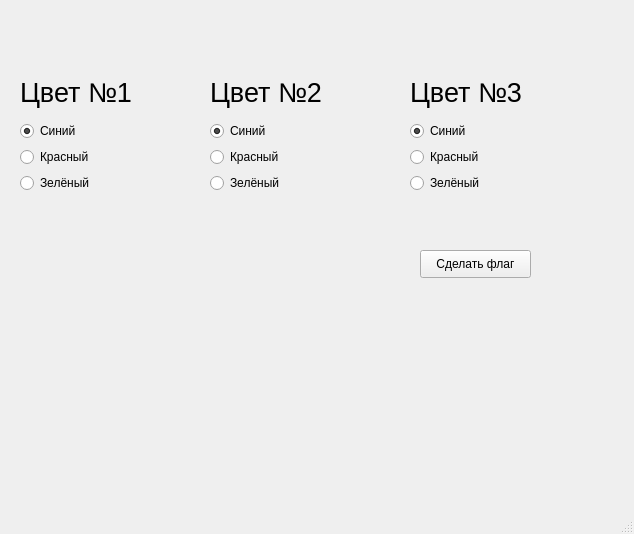
<?xml version="1.0" encoding="UTF-8"?>
<ui version="4.0">
 <class>MainWindow</class>
 <widget class="QMainWindow" name="MainWindow">
  <property name="geometry">
   <rect>
    <x>0</x>
    <y>0</y>
    <width>634</width>
    <height>534</height>
   </rect>
  </property>
  <property name="windowTitle">
   <string>MainWindow</string>
  </property>
  <widget class="QWidget" name="centralwidget">
   <widget class="QWidget" name="verticalLayoutWidget">
    <property name="geometry">
     <rect>
      <x>20</x>
      <y>70</y>
      <width>160</width>
      <height>123</height>
     </rect>
    </property>
    <layout class="QVBoxLayout" name="verticalLayout">
     <item>
      <widget class="QLabel" name="label">
       <property name="font">
        <font>
         <pointsize>20</pointsize>
        </font>
       </property>
       <property name="text">
        <string>Цвет №1</string>
       </property>
      </widget>
     </item>
     <item>
      <widget class="QRadioButton" name="radioButton_3">
       <property name="text">
        <string>Синий</string>
       </property>
       <property name="checked">
        <bool>true</bool>
       </property>
       <attribute name="buttonGroup">
        <string notr="true">color_group_1</string>
       </attribute>
      </widget>
     </item>
     <item>
      <widget class="QRadioButton" name="radioButton_2">
       <property name="text">
        <string>Красный</string>
       </property>
       <attribute name="buttonGroup">
        <string notr="true">color_group_1</string>
       </attribute>
      </widget>
     </item>
     <item>
      <widget class="QRadioButton" name="radioButton_4">
       <property name="text">
        <string>Зелёный</string>
       </property>
       <attribute name="buttonGroup">
        <string notr="true">color_group_1</string>
       </attribute>
      </widget>
     </item>
    </layout>
   </widget>
   <widget class="QWidget" name="verticalLayoutWidget_2">
    <property name="geometry">
     <rect>
      <x>210</x>
      <y>70</y>
      <width>160</width>
      <height>123</height>
     </rect>
    </property>
    <layout class="QVBoxLayout" name="verticalLayout_2">
     <item>
      <widget class="QLabel" name="label_2">
       <property name="font">
        <font>
         <pointsize>20</pointsize>
        </font>
       </property>
       <property name="text">
        <string>Цвет №2</string>
       </property>
      </widget>
     </item>
     <item>
      <widget class="QRadioButton" name="radioButton_5">
       <property name="text">
        <string>Синий</string>
       </property>
       <property name="checked">
        <bool>true</bool>
       </property>
       <attribute name="buttonGroup">
        <string notr="true">color_group_2</string>
       </attribute>
      </widget>
     </item>
     <item>
      <widget class="QRadioButton" name="radioButton_6">
       <property name="text">
        <string>Красный</string>
       </property>
       <attribute name="buttonGroup">
        <string notr="true">color_group_2</string>
       </attribute>
      </widget>
     </item>
     <item>
      <widget class="QRadioButton" name="radioButton_7">
       <property name="text">
        <string>Зелёный</string>
       </property>
       <attribute name="buttonGroup">
        <string notr="true">color_group_2</string>
       </attribute>
      </widget>
     </item>
    </layout>
   </widget>
   <widget class="QPushButton" name="make_flag">
    <property name="geometry">
     <rect>
      <x>420</x>
      <y>250</y>
      <width>111</width>
      <height>28</height>
     </rect>
    </property>
    <property name="text">
     <string>Сделать флаг</string>
    </property>
   </widget>
   <widget class="QLabel" name="result">
    <property name="geometry">
     <rect>
      <x>20</x>
      <y>220</y>
      <width>341</width>
      <height>251</height>
     </rect>
    </property>
    <property name="font">
     <font>
      <pointsize>8</pointsize>
     </font>
    </property>
    <property name="text">
     <string/>
    </property>
   </widget>
   <widget class="QWidget" name="verticalLayoutWidget_3">
    <property name="geometry">
     <rect>
      <x>410</x>
      <y>70</y>
      <width>160</width>
      <height>123</height>
     </rect>
    </property>
    <layout class="QVBoxLayout" name="verticalLayout_3">
     <item>
      <widget class="QLabel" name="label_4">
       <property name="font">
        <font>
         <pointsize>20</pointsize>
        </font>
       </property>
       <property name="text">
        <string>Цвет №3</string>
       </property>
      </widget>
     </item>
     <item>
      <widget class="QRadioButton" name="radioButton_8">
       <property name="text">
        <string>Синий</string>
       </property>
       <property name="checked">
        <bool>true</bool>
       </property>
       <attribute name="buttonGroup">
        <string notr="true">color_group_3</string>
       </attribute>
      </widget>
     </item>
     <item>
      <widget class="QRadioButton" name="radioButton_9">
       <property name="text">
        <string>Красный</string>
       </property>
       <attribute name="buttonGroup">
        <string notr="true">color_group_3</string>
       </attribute>
      </widget>
     </item>
     <item>
      <widget class="QRadioButton" name="radioButton_10">
       <property name="text">
        <string>Зелёный</string>
       </property>
       <attribute name="buttonGroup">
        <string notr="true">color_group_3</string>
       </attribute>
      </widget>
     </item>
    </layout>
   </widget>
  </widget>
  <widget class="QMenuBar" name="menubar">
   <property name="geometry">
    <rect>
     <x>0</x>
     <y>0</y>
     <width>634</width>
     <height>22</height>
    </rect>
   </property>
  </widget>
  <widget class="QStatusBar" name="statusbar"/>
 </widget>
 <resources/>
 <connections/>
 <buttongroups>
  <buttongroup name="color_group_2"/>
  <buttongroup name="color_group_1"/>
  <buttongroup name="color_group_3"/>
 </buttongroups>
</ui>
